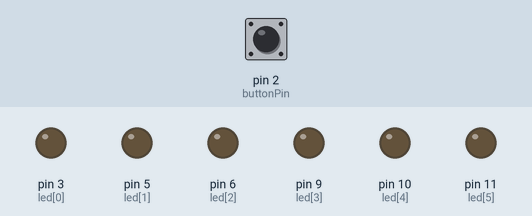
A sketch run on a simulated Arduino Uno, built with avr-gcc and run on an emulated ATmega328P. Shown: output pins drawn as LEDs (lit = HIGH). Inputs (shaded band) come from the test bench; at power-on: pin 2 (buttonPin) LOW.

Above: at 1.2 s.
1.3 s: pin 2 (buttonPin) pulled HIGH for 0.15 s
At 2.1 s:
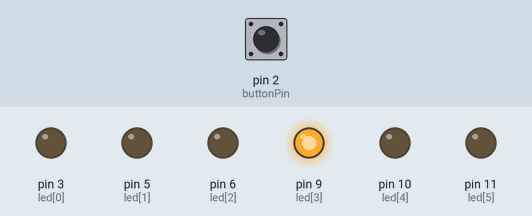
2.9 s: pin 2 (buttonPin) pulled HIGH for 1 s
At 4.5 s:
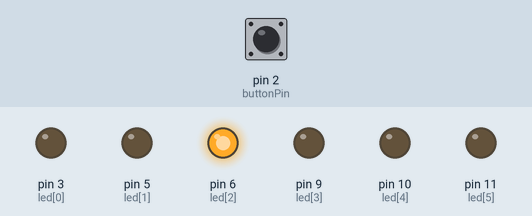
5.9 s: pin 2 (buttonPin) pulled HIGH for 3.2 s
At 9.8 s:
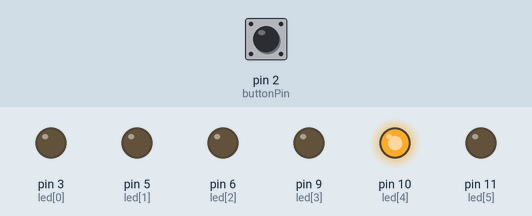
Timing chart, 0 to 11.3 s (numbered marks = the images above; inputs shaded):
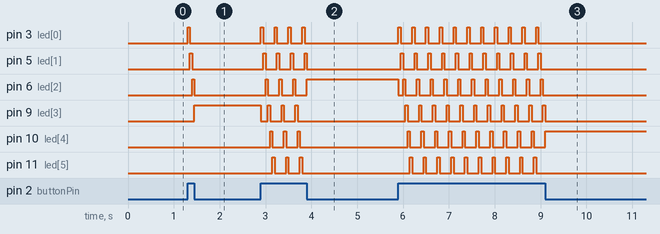

Measured:
- after the input at 1.3 s, pin 3 (led[0]): LOW → HIGH at once, → LOW 0.05 s later; pin 5 (led[1]): LOW → HIGH after 0.05 s, → LOW 0.05 s later; pin 6 (led[2]): LOW → HIGH after 0.10 s, → LOW 0.05 s later; pin 9 (led[3]): LOW → HIGH after 0.15 s
- after the input at 2.9 s, pin 3 (led[0]): alternates HIGH for 0.05 s and LOW for 0.25 s, 8 changes in all, then stays LOW, starting at once; pin 5 (led[1]): alternates HIGH for 0.05 s and LOW for 0.25 s, 8 changes in all, then stays LOW, starting after 0.05 s
- after the input at 5.9 s, pin 3 (led[0]): alternates HIGH for 0.05 s and LOW for 0.25 s, 22 changes in all, then stays LOW, starting at once; pin 5 (led[1]): alternates HIGH for 0.05 s and LOW for 0.25 s, 22 changes in all, then stays LOW, starting after 0.05 s

The sketch:

326_0.ino
```cpp
// p.161

const int led[6] = { 3, 5, 6, 9, 10, 11 };
const int buttonPin = 2;

void setup() {
  for (int x = 0; x <= 5; x++) {
    pinMode(led[x], OUTPUT);
  }
  pinMode(buttonPin, INPUT);
}

void loop() {
  int buttonInput = digitalRead(buttonPin);
  if (buttonInput == HIGH) {
    for (int x = 0; x <= 5; x++) {
      // led 모두 끄기
      for (int y = 0; y <= 5; y++) {
        digitalWrite(led[y], LOW);
      }

      digitalWrite(led[x], HIGH);

      buttonInput = digitalRead(buttonPin);
      if (buttonInput == LOW) break;

      delay(50);
    }
  }
}
```
